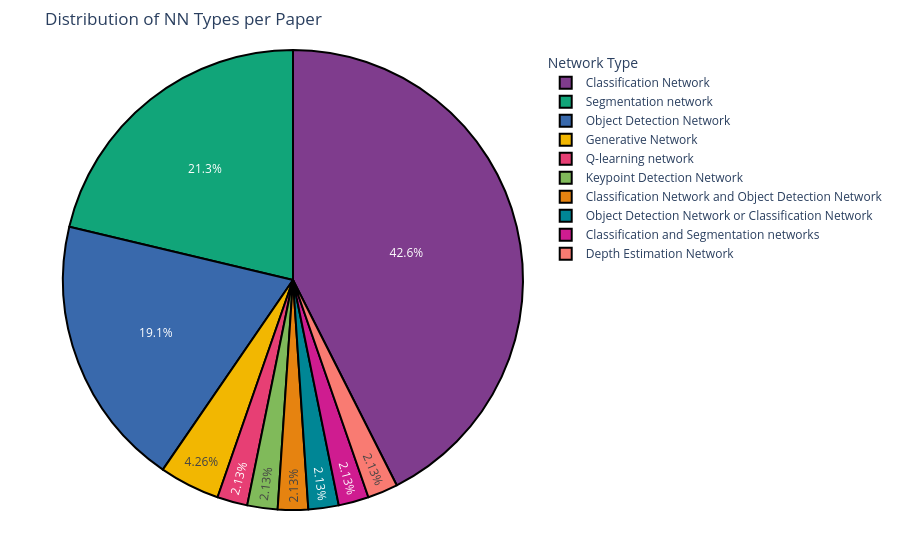

The notebook cell saved with this chart:
### Code cell
# Create a copy of the dataframe for visualization
tmp_df = research_df['Network Type/s'].str.replace('\n---1---\n', ' or ')

# Plot the distribution of network types with improved visualization
fig2 = px.pie(tmp_df, names='Network Type/s', 
              title='Distribution of NN Types per Paper',
              hole=0,
              color_discrete_sequence=px.colors.qualitative.Bold)

# Add border around segments
fig2.update_traces(marker=dict(line=dict(color='#000000', width=2)))

# Improve layout
fig2.update_layout(legend_title_text='Network Type',
                  margin=dict(t=50, b=50, l=50, r=50))

fig2.show()

### Figure 1 — Plotly figure (JSON) as saved in the notebook; plotly's stock layout.template omitted (floating-point values rounded to 4 significant figures)
{"data": [{"domain": {"x": [0, 1], "y": [0, 1]}, "hole": 0, "hovertemplate": "Network Type/s=%{label}<extra></extra>", "labels": ["Segmentation network", "Q-learning network", "Classification Network", "Classification Network", "Classification Network", "Classification Network", "Classification Network", "Segmentation network", "Segmentation network", "Classification Network", "Segmentation network", "Object Detection Network", "Segmentation network", "Classification Network", "Classification Network", "Classification Network", "Keypoint Detection Network", "Object Detection Network", "Classification Network", "Segmentation network", "Classification Network", "Object Detection Network", "Classification Network", "Object Detection Network", "Classification Network and Object Detection Network", "Classification Network", "Classification Network", "Segmentation network", "Object Detection Network", "Segmentation network", "Classification Network", "Classification Network", "Object Detection Network", "Classification Network", "Classification Network", "Classification Network", "Object Detection Network", "Object Detection Network or Classification Network", "Segmentation network", "Object Detection Network", "Object Detection Network", "Classification Network", "Generative Network", "Generative Network", "Segmentation network", "Classification and Segmentation networks", "Depth Estimation Network"], "legendgroup": "", "marker": {"line": {"color": "#000000", "width": 2}}, "name": "", "showlegend": true, "type": "pie"}], "layout": {"legend": {"title": {"text": "Network Type"}, "tracegroupgap": 0}, "margin": {"b": 50, "l": 50, "r": 50, "t": 50}, "piecolorway": ["rgb(127, 60, 141)", "rgb(17, 165, 121)", "rgb(57, 105, 172)", "rgb(242, 183, 1)", "rgb(231, 63, 116)", "rgb(128, 186, 90)", "rgb(230, 131, 16)", "rgb(0, 134, 149)", "rgb(207, 28, 144)", "rgb(249, 123, 114)", "rgb(165, 170, 153)"], "title": {"text": "Distribution of NN Types per Paper"}}}
